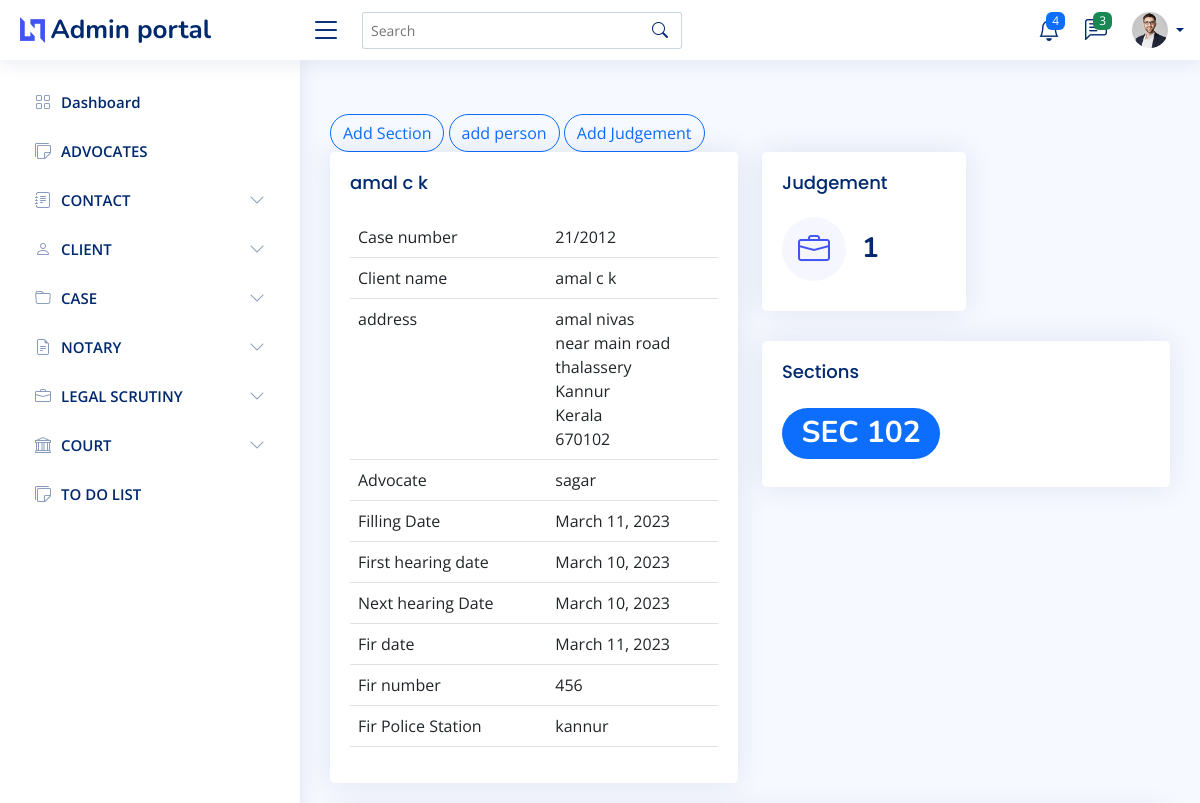
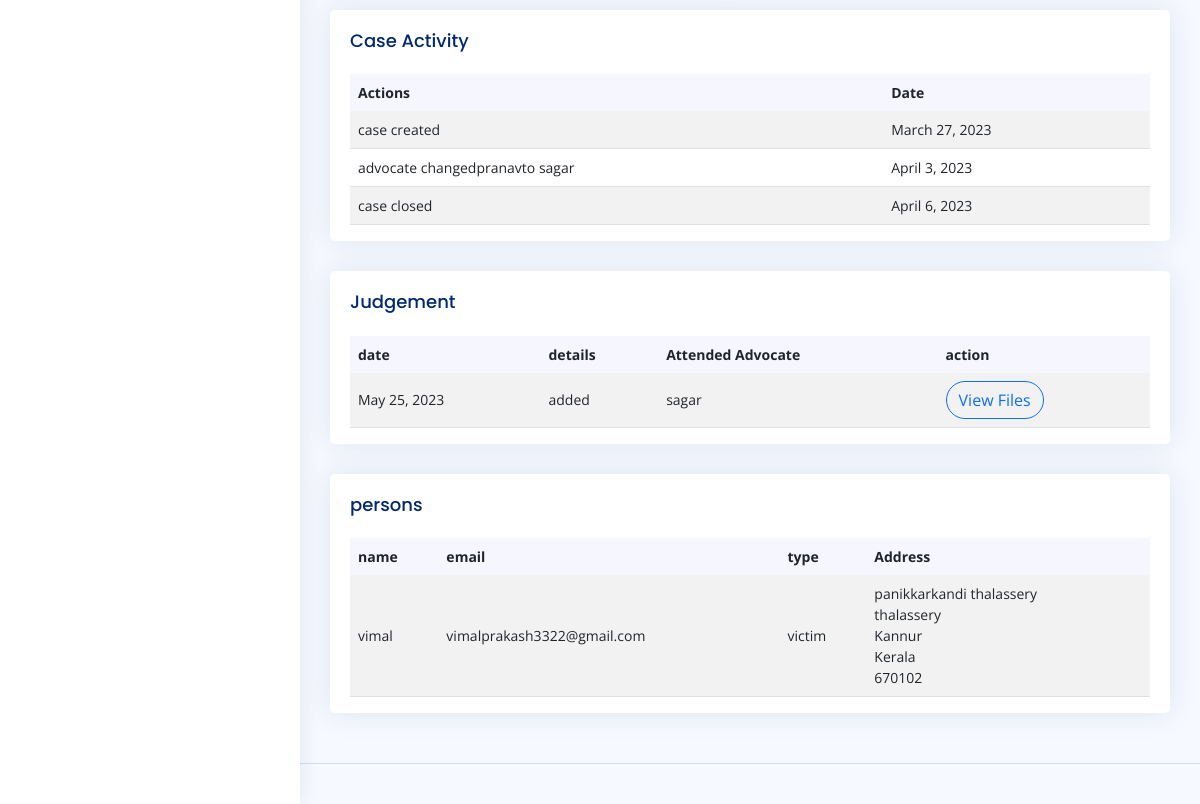
The page /case/details/1 on the database as committed earlier (2 pictures, top to bottom).
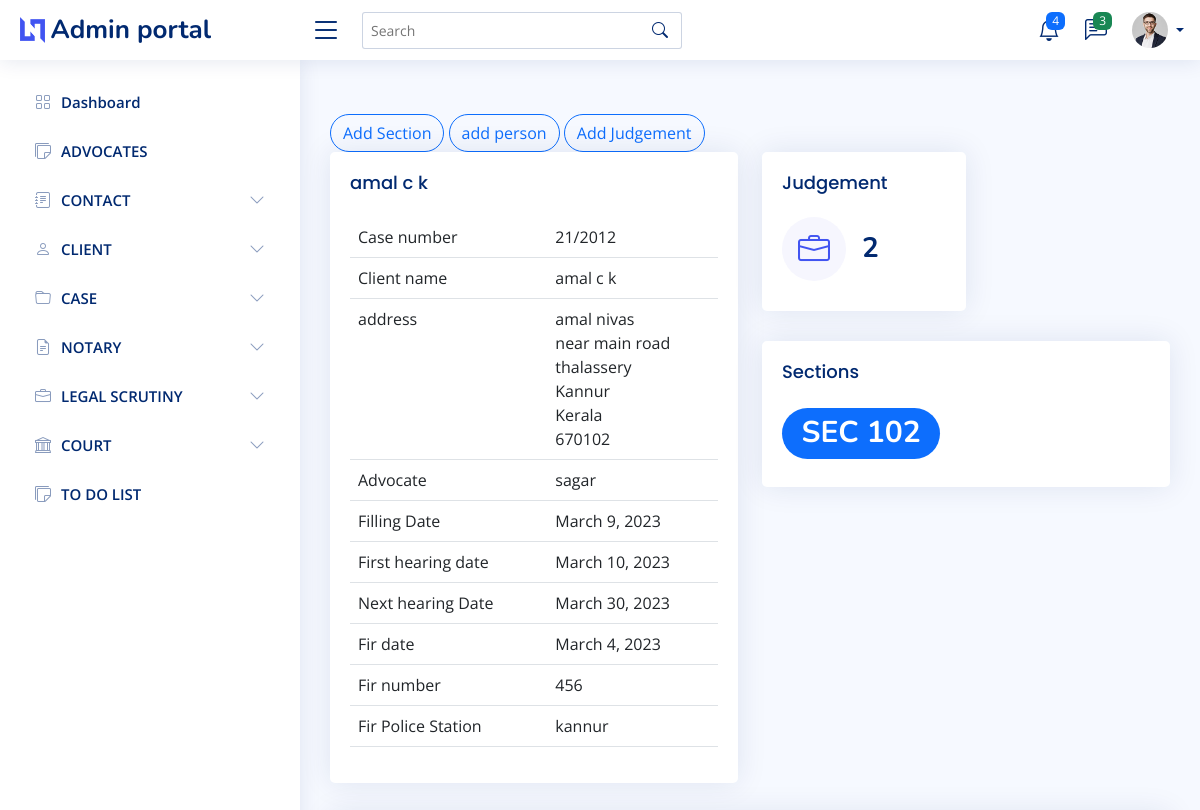
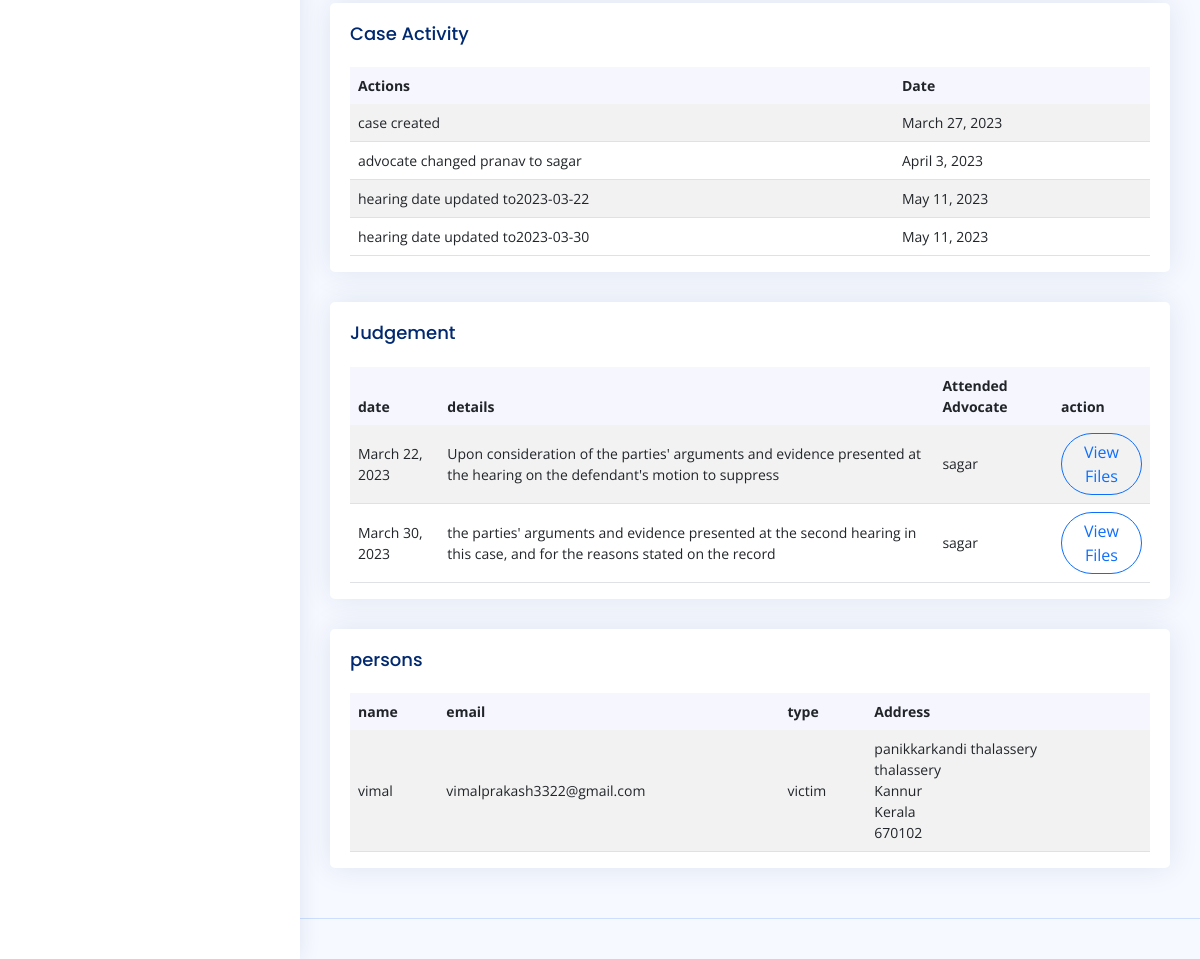
The same page on the database as committed later (2 pictures, top to bottom).
### Admin_user/models.py (models this page shows)
class CaseRegister(models.Model):
    client_name=models.ForeignKey(client, on_delete=models.CASCADE)
    case_number=models.CharField(max_length=50)
    year=models.IntegerField()
    incident=models.CharField(max_length=50,null=True)
    advocate=models.ForeignKey(Advocate,null=True,on_delete=models.SET_NULL)
    Filling_Date=models.DateField(auto_now=False, auto_now_add=False,null=True)
    First_hearing_date=models.DateField(auto_now=False, auto_now_add=False,null=True)
    Next_hearing_date=models.DateField(auto_now=False, auto_now_add=False,null=True)
    Fir_date=models.DateField(auto_now=False, auto_now_add=False,null=True)
    Fir_number=models.IntegerField(null=True)
    Fir_policeStation=models.CharField(max_length=50,null=True)
    case_category=models.ForeignKey(CaseCategory,null=True,on_delete=models.SET_NULL)
    status=models.CharField(max_length=20,choices=status_choice,null=True,default=1)
    def __str__(self) :
        return self.client_name.First_name+" "+self.client_name.Last_name

class client(models.Model):
    First_name=models.CharField(max_length=50)
    Last_name=models.CharField(max_length=50)
    Address=models.ForeignKey(Address,null=True, on_delete=models.SET_NULL)
    Category=models.CharField(max_length=50,null=True)
    is_case=models.BooleanField(default=False)
    phone=models.IntegerField(null=True)
    email=models.CharField(max_length=50,null=True)
    def __str__(self) :
        return self.First_name+" "+self.Last_name

class Address(models.Model):
    House_name=models.CharField(max_length=50)
    Place=models.CharField(max_length=50)
    City=models.CharField(max_length=50)
    State=models.ForeignKey(State, on_delete=models.CASCADE)
    district=models.ForeignKey(District, on_delete=models.CASCADE)
    Country=models.CharField(max_length=50)
    Pin=models.IntegerField()
    def __str__(self):
        return self.House_name

class District(models.Model):
    state=models.ForeignKey(State, on_delete=models.CASCADE)
    district=models.CharField(max_length=50)
    def __str__(self):
        return self.district

class State(models.Model):
    state=models.CharField(max_length=50)
    def __str__(self):
        return self.state

class Advocate(models.Model):
    name=models.CharField(max_length=50)
    address=models.ForeignKey(Address,on_delete=models.DO_NOTHING)
    phone=models.IntegerField()
    court=models.ForeignKey(Court,null=True, on_delete=models.SET_NULL)
    specialization=models.CharField(default="Criminal", max_length=60)
    def __str__(self) :
        return self.name

class caseSections(models.Model):
    case=models.ForeignKey(CaseRegister, on_delete=models.CASCADE)
    Sections=models.ForeignKey(Sections, on_delete=models.CASCADE)
    def __str__(self):
        return self.Sections.sections

class Sections(models.Model):
    sections=models.CharField(max_length=50)
    def __str__(self):
        return self.sections

class CaseAction(models.Model):
    case=models.ForeignKey(CaseRegister, on_delete=models.DO_NOTHING)
    action=models.CharField(max_length=50,choices=Action_choice,default=1)
    date=models.DateField(auto_now=False, auto_now_add=False,null=True)

class Judgement(models.Model):
    case=models.ForeignKey(CaseRegister, on_delete=models.CASCADE)
    date=models.DateField( auto_now=False, auto_now_add=False)
    details=models.CharField(max_length=50)

class Person(models.Model):
    case=models.ForeignKey(CaseRegister, on_delete=models.CASCADE)
    name=models.CharField(max_length=50)
    email=models.EmailField(max_length=254)
    types=models.CharField(max_length=50)
    Address=models.ForeignKey(Address,on_delete=models.CASCADE)

### Admin_user/views.py (the view)
# urls.py: path("case/details/<int:id>",case_details,name="case_details"),
def case_details(request,id):
    ob=CaseRegister.objects.get(id=id)
    persondata=Person.objects.all().filter(case_id=id)
    context={"person":persondata}
    context["section"]=caseSections.objects.all().filter(case_id=id)
    context["data"]=ob
    context["form"]=Casesectionform()
    context["actions"]=CaseAction.objects.filter(case=ob)
    context["sections"]=caseSections.objects.all().filter(case=ob)
    context["judgement"]=Judgement.objects.filter(case=ob)
    context["judgement_no"]=Judgement.objects.filter(case=ob).count()
    context["judgementfile"]=jd_file.objects.all()
    context["judgementform"]=Judgement_Form()
    context["Judgement_Files_form"]=Judgement_Files_form()
    return render(request,"admin/case_details.html",context)

### templates/admin/case_details.html (shortened to what this page needs)
{% extends 'admin/main.html' %}
{% block content %}
<br>
  <button type="button" class="btn btn-outline-primary rounded-pill" data-bs-toggle="modal" data-bs-target="#largeModal">
    Add Section
  </button>
  <a href="{% url 'add_person' id=data.id%}" class="btn btn-outline-primary rounded-pill">add person<a>
                {%load crispy_forms_tags %}
  <button type="button" class="btn btn-outline-primary rounded-pill" data-bs-toggle="modal" data-bs-target="#judgement">
    Add Judgement
  </button>
                {%load crispy_forms_tags %}
<div class="row align-items-top">
  <div class="col-lg-6">
    <div class="card">
      <div class="card-body">
        <h5 class="card-title">{{data}}</h5>
        <table class="table">
          <tbody>
            <tr>
              <td>Case number</td>
              <td >{{data.case_number}}</td>
            </tr>
            <tr>
              <td>Client name</td>
              <td >{{data.client_name}}</td>
            </tr>
            <tr>
              <td>address</td>
              <td >{{data.client_name.Address}}<br>
                {{data.client_name.Address.Place}}<br>
                  {{data.client_name.Address.City}}<br>
                  {{data.client_name.Address.district}}<br>
                  {{data.client_name.Address.State}}<br>
                  {{data.client_name.Address.Pin}}
              </td>
            </tr>
            <tr>
              <td>Advocate</td>
              <td >{{data.advocate}}</td>
            </tr>
            <tr>
              <td>Filling Date</td>
              <td >{{data.Filling_Date}}</td>
            </tr>
            <tr>
              <td>First hearing date</td>
              <td >{{data.First_hearing_date}}</td>
            </tr>
            <tr>
              <td>Next hearing Date</td>
              <td >{{data.Next_hearing_date}}</td>
            </tr>
            <tr>
              <td>Fir date</td>
              <td >{{data.Fir_date}}</td>
            </tr>
            <tr>
              <td>Fir number</td>
              <td >{{data.Fir_number}}</td>
            </tr>
            <tr>
              <td>Fir Police Station</td>
              <td >{{data.Fir_policeStation}}</td>
            </tr>
          </tbody>
        </table>
      </div>
    </div>
  </div>
  <div class="col-lg-6">
    <div class="col-xxl-4 col-md-6">
      <div class="card info-card sales-card">
        <div class="card-body">
          <h5 class="card-title">Judgement</h5>
          <div class="d-flex align-items-center">
            <div class="card-icon rounded-circle d-flex align-items-center justify-content-center">
              <i class="bi bi-briefcase"></i>
            </div>
            <div class="ps-3">
              <h6>{{judgement_no}}</h6>
            </div>
          </div>
        </div>
      </div>
    </div>
    <div class="card">
      {% if section %}
      <div class="card-body">
        <h3 class="card-title">Sections</h3>
        <h1>{% for i in section %}
          <span class="badge rounded-pill bg-primary"> {{i}}</span>
          {% endfor %}</h1>
      </div>
      {% endif %}
    </div>
  </div>
</div>
<div class="col-12">
    <div class="card top-selling overflow-auto">
      <div class="card-body pb-0">
          <h5 class="card-title">Case Activity</h5>
          <table class="table table-striped">
            <thead>
              <tr>
                <th class="fw-bold" scope="col">Actions</th>
                <th class="fw-bold" scope="col">Date</th>
              </tr>
            </thead>
            <tbody>
              {% for i in actions %}
              <tr>
                <td>{{i.action}}</td>
                <td >{{i.date}}</td>
              </tr>
              {% endfor %}
            </tbody>
          </table>
        </div>
      </div>
    </div>
  {% if judgement %}
  <div class="col-12">
    <div class="card top-selling overflow-auto">
      <div class="card-body pb-0">
          <h5 class="card-title">Judgement</h5>
          <table class="table table-striped">
            <thead>
              <tr>
                <th class="fw-bold" scope="col">date</th>
                <th class="fw-bold" scope="col">details</th>
                <th class="fw-bold" scope="col">Attended Advocate</th>
                <th class="fw-bold" scope="col">action</th>
              </tr>
            </thead>
            <tbody>
              {% for i in judgement %}
              <tr>
                <td>{{i.date}}</td>
                <td >{{i.details}}</td>
                <td>sagar</td>
                <td>
                  <button type="button" class="btn btn-outline-primary rounded-pill" data-bs-toggle="modal" data-bs-target="#files{{i.id}}">
                    View Files
                  </button>
                                    {%load crispy_forms_tags %}
                </td>
              </tr>
              {% endfor %}
            </tbody>
          </table>
        </div>
      </div>
    </div>
  {% endif %}
  {% if person %}
  <div class="col-12">
    <div class="card top-selling overflow-auto">
      <div class="card-body pb-0">
          <h5 class="card-title">persons</h5>
          <table class="table table-striped">
            <thead>
              <tr>
                <th class="fw-bold" scope="col">name </th>
                <th class="fw-bold" scope="col">email</th>
                <th class="fw-bold" scope="col">type</th>
                <th class="fw-bold" scope="col">Address</th>
              </tr>
            </thead>
            <tbody>
              {% for i in person %}
              <tr>
                <td>{{i.name}}</td>
                <td >{{i.email}}</td>
                <td >{{i.types}}</td>
                <td >{{i.Address}}
                  {{i.Address.Place}}<br>
                  {{i.Address.City}}<br>
                  {{i.Address.district}}<br>
                  {{i.Address.State}}<br>
                  {{i.Address.Pin}}<br>
                </td>
              </tr>
              {% endfor %}
            </tbody>
          </table>
        </div>
      </div>
    </div>
  {% endif %}
{% endblock content %}

### templates/admin/main.html (shortened to what this page needs)
{% load static %}
<!DOCTYPE html>
<html lang="en">
<head>
  <link href="{% static 'assets/vendor/bootstrap/css/bootstrap.min.css' %}" rel="stylesheet">
  <link href="{% static 'assets/vendor/bootstrap-icons/bootstrap-icons.css' %}" rel="stylesheet">
  <link href="{% static 'assets/vendor/boxicons/css/boxicons.min.css' %}" rel="stylesheet">
  <link href="{% static 'assets/vendor/quill/quill.snow.css' %}" rel="stylesheet">
  <link href="{% static 'assets/vendor/quill/quill.bubble.css' %}" rel="stylesheet">
  <link href="{% static 'assets/vendor/remixicon/remixicon.css' %}" rel="stylesheet">
  <link href="{% static 'assets/vendor/simple-datatables/style.css' %}" rel="stylesheet">
  <link href="{% static 'assets/css/style.css' %}" rel="stylesheet">
</head>
<body>
  <header id="header" class="header fixed-top d-flex align-items-center">
    <div class="d-flex align-items-center justify-content-between">
      <a href="/home" class="logo d-flex align-items-center">
        <img src="assets/img/logo.png" alt="">
        <span class="d-none d-lg-block">Admin portal</span>
      </a>
      <i class="bi bi-list toggle-sidebar-btn"></i>
    </div>
    <div class="search-bar">
      <form class="search-form d-flex align-items-center" method="POST" action="#">
        <input type="text" name="query" placeholder="Search" title="Enter search keyword">
        <button type="submit" title="Search"><i class="bi bi-search"></i></button>
      </form>
    </div>
    <nav class="header-nav ms-auto">
      <ul class="d-flex align-items-center">
        <li class="nav-item dropdown">
          <a class="nav-link nav-icon" href="#" data-bs-toggle="dropdown">
            <i class="bi bi-bell"></i>
            <span class="badge bg-primary badge-number">4</span>
          </a>
        </li>
        <li class="nav-item dropdown">
          <a class="nav-link nav-icon" href="#" data-bs-toggle="dropdown">
            <i class="bi bi-chat-left-text"></i>
            <span class="badge bg-success badge-number">3</span>
          </a>
        </li>
        <li class="nav-item dropdown pe-3">
          <a class="nav-link nav-profile d-flex align-items-center pe-0" href="#" data-bs-toggle="dropdown">
            <img src="assets/img/profile-img.jpg" alt="Profile" class="rounded-circle">
            <span class="d-none d-md-block dropdown-toggle ps-2"></span>
          </a>
        </li>
      </ul>
    </nav>
  </header>
  <aside id="sidebar" class="sidebar">
    <ul class="sidebar-nav" id="sidebar-nav">
      <li class="nav-item">
        <a class="nav-link collapsed" href="/home">
          <i class="bi bi-grid"></i>
          <span>Dashboard</span>
        </a>
      </li>
      <li class="nav-item">
        <a class="nav-link {% if not advocates %}collapsed{% endif %}" href="{% url 'advocates' %}">
          <i class="bi bi-stickies{% if advocates %}-fill{% endif %}"></i>
          <span>ADVOCATES</span>
        </a>
      </li>
      <li class="nav-item">
        <a class="nav-link collapsed" data-bs-target="#components-nav" data-bs-toggle="collapse" href="#">
          <i class="bi bi-journal-text{% if contact or contact_category %}-fill{% endif %}"></i><span>CONTACT</span><i class="bi bi-chevron-down ms-auto"></i>
        </a>
      </li>
      <li class="nav-item">
        <a class="nav-link collapsed" data-bs-target="#forms-nav" data-bs-toggle="collapse" href="#">
          <i class="bi bi-person{% if client or client_category %}-fill{% endif %}"></i><span>CLIENT</span><i class="bi bi-chevron-down ms-auto"></i>
        </a>
      </li>
      <li class="nav-item">
        <a class="nav-link collapsed" data-bs-target="#tables-nav" data-bs-toggle="collapse" href="#">
          <i class="bi bi-folder{% if case or addcase or case_category or judgement_case or closed_case%}-fill{% endif %}"></i><span>CASE</span><i class="bi bi-chevron-down ms-auto"></i>
        </a>
      </li>
      <li class="nav-item">
        <a class="nav-link collapsed" data-bs-target="#charts-nav" data-bs-toggle="collapse" href="#">
          <i class="bi bi-file-earmark-text{% if notary or open_notary or closed_notary or add_notary or notary_category or progress_notary%}-fill{% endif %}"></i><span>NOTARY</span><i class="bi bi-chevron-down ms-auto"></i>
        </a>
      </li>
      <li class="nav-item">
        <a class="nav-link collapsed" data-bs-target="#icons-nav" data-bs-toggle="collapse" href="#">
          <i class="bi bi-briefcase"></i><span>LEGAL SCRUTINY</span><i class="bi bi-chevron-down ms-auto"></i>
        </a>
          </li>
        </ul>
      <li class="nav-item">
        <a class="nav-link collapsed" data-bs-target="#COURT-nav" data-bs-toggle="collapse" href="#">
          <i class="bi bi-bank{% if court_list or court_category %}2{% endif %}"></i><span>COURT</span><i class="bi bi-chevron-down ms-auto"></i>
        </a>
      </li>
      <li class="nav-item">
        <a class="nav-link {% if not todo_list %}collapsed{% endif %}" href="{% url 'todo_list' %}">
          <i class="bi bi-stickies{% if todo_list %}-fill{% endif %}"></i>
          <span>TO DO LIST</span>
        </a>
      </li>
  </aside>
  <main id="main" class="main">
    <section class="section dashboard">
     {% block content %}{% endblock content %}
    </section>
  </main>
  <footer id="footer" class="footer">
  </footer>
</body>
</html>

Rows that differ between the two databases and show on the page:
removed CaseAction: action "case closed", date "April 6, 2023"
removed Judgement: date "May 25, 2023", details "added"
changed CaseRegister "kannur": Filling_Date "March 11, 2023" → "March 9, 2023"; Next_hearing_date "March 10, 2023" → "March 30, 2023"; Fir_date "March 11, 2023" → "March 4, 2023"
changed CaseAction: action "advocate changedpranavto sagar" → "advocate changed pranav to sagar"
added CaseAction: action "hearing date updated to2023-03-22", date "May 11, 2023"
added CaseAction: action "hearing date updated to2023-03-30", date "May 11, 2023"
added Judgement: date "March 22, 2023", details "Upon consideration of the parties' arguments and evidence presented at the hearing on the defendant's motion to suppress"
added Judgement: date "March 30, 2023", details "the parties' arguments and evidence presented at the second hearing in this case, and for the reasons stated on the record"
Other text that changed with them:
{{ judgement_no }}: "1" → "2"
